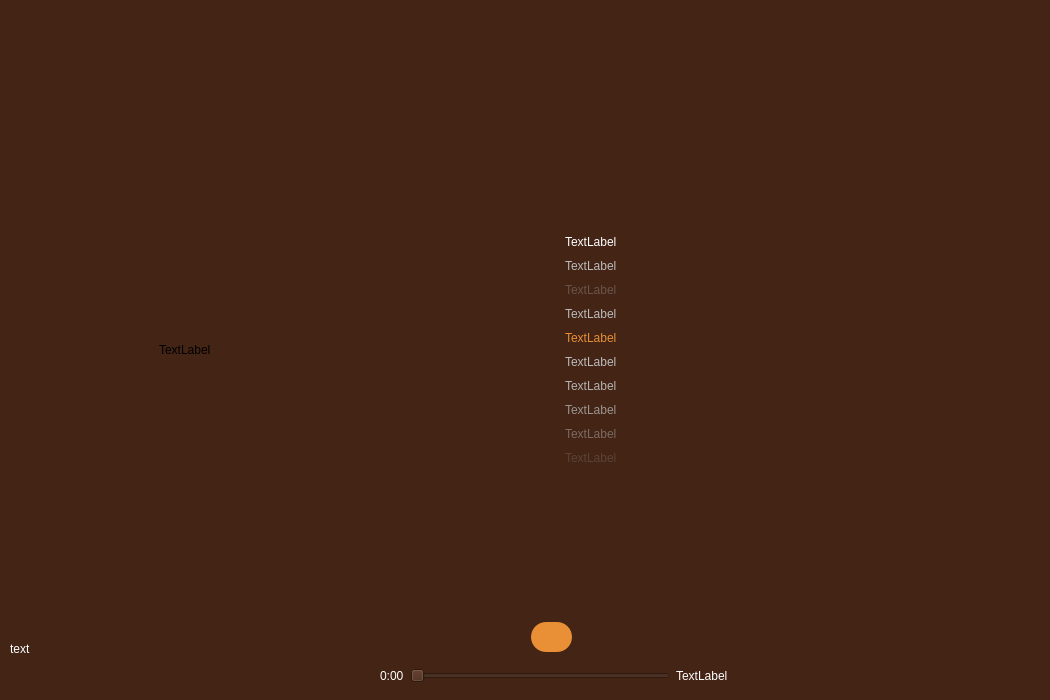
<?xml version="1.0" encoding="UTF-8"?>
<ui version="4.0">
 <class>Lyrics</class>
 <widget class="QWidget" name="Lyrics">
  <property name="geometry">
   <rect>
    <x>0</x>
    <y>0</y>
    <width>1050</width>
    <height>700</height>
   </rect>
  </property>
  <property name="windowTitle">
   <string>Form</string>
  </property>
  <property name="styleSheet">
   <string notr="true">background-color: rgb(67, 36, 21);</string>
  </property>
  <layout class="QGridLayout" name="gridLayout_2">
   <property name="leftMargin">
    <number>0</number>
   </property>
   <property name="topMargin">
    <number>0</number>
   </property>
   <property name="rightMargin">
    <number>0</number>
   </property>
   <property name="bottomMargin">
    <number>0</number>
   </property>
   <property name="spacing">
    <number>0</number>
   </property>
   <item row="0" column="0">
    <layout class="QVBoxLayout" name="verticalLayout" stretch="1,7,1">
     <property name="spacing">
      <number>0</number>
     </property>
     <item>
      <widget class="QWidget" name="widget" native="true">
       <property name="styleSheet">
        <string notr="true">border: none;</string>
       </property>
       <layout class="QGridLayout" name="gridLayout">
        <item row="0" column="0">
         <layout class="QHBoxLayout" name="horizontalLayout_2">
          <property name="spacing">
           <number>0</number>
          </property>
          <item>
           <widget class="QLabel" name="label">
            <property name="minimumSize">
             <size>
              <width>15</width>
              <height>0</height>
             </size>
            </property>
            <property name="maximumSize">
             <size>
              <width>15</width>
              <height>16777215</height>
             </size>
            </property>
            <property name="styleSheet">
             <string notr="true">background-color: rgba(255, 255, 255,0);</string>
            </property>
            <property name="text">
             <string/>
            </property>
           </widget>
          </item>
          <item>
           <widget class="QPushButton" name="pushButton">
            <property name="minimumSize">
             <size>
              <width>25</width>
              <height>25</height>
             </size>
            </property>
            <property name="maximumSize">
             <size>
              <width>25</width>
              <height>25</height>
             </size>
            </property>
            <property name="styleSheet">
             <string notr="true">background-color: rgba(255, 255, 255,0);</string>
            </property>
            <property name="text">
             <string/>
            </property>
           </widget>
          </item>
          <item>
           <spacer name="horizontalSpacer">
            <property name="orientation">
             <enum>Qt::Horizontal</enum>
            </property>
            <property name="sizeHint" stdset="0">
             <size>
              <width>768</width>
              <height>20</height>
             </size>
            </property>
           </spacer>
          </item>
          <item>
           <layout class="QHBoxLayout" name="horizontalLayout">
            <property name="spacing">
             <number>13</number>
            </property>
            <item>
             <widget class="QPushButton" name="pushButton_2">
              <property name="minimumSize">
               <size>
                <width>15</width>
                <height>15</height>
               </size>
              </property>
              <property name="maximumSize">
               <size>
                <width>15</width>
                <height>15</height>
               </size>
              </property>
              <property name="styleSheet">
               <string notr="true">background-color: rgba(255, 255, 255,0);</string>
              </property>
              <property name="text">
               <string/>
              </property>
             </widget>
            </item>
            <item>
             <widget class="QPushButton" name="pushButton_3">
              <property name="minimumSize">
               <size>
                <width>15</width>
                <height>15</height>
               </size>
              </property>
              <property name="maximumSize">
               <size>
                <width>15</width>
                <height>15</height>
               </size>
              </property>
              <property name="styleSheet">
               <string notr="true">background-color: rgba(255, 255, 255,0);</string>
              </property>
              <property name="text">
               <string/>
              </property>
             </widget>
            </item>
            <item>
             <widget class="QPushButton" name="pushButton_4">
              <property name="minimumSize">
               <size>
                <width>15</width>
                <height>15</height>
               </size>
              </property>
              <property name="maximumSize">
               <size>
                <width>15</width>
                <height>15</height>
               </size>
              </property>
              <property name="styleSheet">
               <string notr="true">background-color: rgba(255, 255, 255,0);</string>
              </property>
              <property name="text">
               <string/>
              </property>
             </widget>
            </item>
           </layout>
          </item>
         </layout>
        </item>
       </layout>
      </widget>
     </item>
     <item>
      <widget class="QWidget" name="widget_2" native="true">
       <property name="styleSheet">
        <string notr="true">border: none;</string>
       </property>
       <layout class="QGridLayout" name="gridLayout_4">
        <item row="0" column="0">
         <layout class="QHBoxLayout" name="horizontalLayout_8">
          <property name="spacing">
           <number>0</number>
          </property>
          <item>
           <widget class="QLabel" name="label_20">
            <property name="minimumSize">
             <size>
              <width>150</width>
              <height>0</height>
             </size>
            </property>
            <property name="maximumSize">
             <size>
              <width>250</width>
              <height>16777215</height>
             </size>
            </property>
            <property name="styleSheet">
             <string notr="true">background-color: rgba(255, 255, 255, 0);</string>
            </property>
            <property name="text">
             <string/>
            </property>
           </widget>
          </item>
          <item>
           <layout class="QVBoxLayout" name="verticalLayout_5">
            <item>
             <spacer name="verticalSpacer">
              <property name="orientation">
               <enum>Qt::Vertical</enum>
              </property>
              <property name="sizeHint" stdset="0">
               <size>
                <width>20</width>
                <height>40</height>
               </size>
              </property>
             </spacer>
            </item>
            <item>
             <widget class="QLabel" name="label_3">
              <property name="minimumSize">
               <size>
                <width>330</width>
                <height>330</height>
               </size>
              </property>
              <property name="maximumSize">
               <size>
                <width>330</width>
                <height>330</height>
               </size>
              </property>
              <property name="text">
               <string>TextLabel</string>
              </property>
              <property name="scaledContents">
               <bool>true</bool>
              </property>
             </widget>
            </item>
            <item>
             <spacer name="verticalSpacer_2">
              <property name="orientation">
               <enum>Qt::Vertical</enum>
              </property>
              <property name="sizeHint" stdset="0">
               <size>
                <width>20</width>
                <height>40</height>
               </size>
              </property>
             </spacer>
            </item>
           </layout>
          </item>
          <item>
           <spacer name="horizontalSpacer_5">
            <property name="orientation">
             <enum>Qt::Horizontal</enum>
            </property>
            <property name="sizeHint" stdset="0">
             <size>
              <width>40</width>
              <height>20</height>
             </size>
            </property>
           </spacer>
          </item>
          <item>
           <layout class="QVBoxLayout" name="verticalLayout_4">
            <property name="spacing">
             <number>10</number>
            </property>
            <item>
             <spacer name="verticalSpacer_3">
              <property name="orientation">
               <enum>Qt::Vertical</enum>
              </property>
              <property name="sizeHint" stdset="0">
               <size>
                <width>20</width>
                <height>40</height>
               </size>
              </property>
             </spacer>
            </item>
            <item>
             <widget class="QLabel" name="label_4">
              <property name="minimumSize">
               <size>
                <width>400</width>
                <height>0</height>
               </size>
              </property>
              <property name="maximumSize">
               <size>
                <width>400</width>
                <height>16777215</height>
               </size>
              </property>
              <property name="styleSheet">
               <string notr="true">color: rgb(255, 255, 255);
font: 20pt &quot;Microsoft YaHei UI&quot;;
background-color: rgba(255, 255, 255, 0);</string>
              </property>
              <property name="text">
               <string>TextLabel</string>
              </property>
             </widget>
            </item>
            <item>
             <widget class="QLabel" name="label_5">
              <property name="minimumSize">
               <size>
                <width>400</width>
                <height>0</height>
               </size>
              </property>
              <property name="maximumSize">
               <size>
                <width>400</width>
                <height>16777215</height>
               </size>
              </property>
              <property name="styleSheet">
               <string notr="true">color: rgb(187, 187, 187);
font: 10pt &quot;Microsoft YaHei UI&quot;;
background-color: rgba(255, 255, 255, 0);</string>
              </property>
              <property name="text">
               <string>TextLabel</string>
              </property>
             </widget>
            </item>
            <item>
             <widget class="QLabel" name="label_6">
              <property name="minimumSize">
               <size>
                <width>400</width>
                <height>0</height>
               </size>
              </property>
              <property name="maximumSize">
               <size>
                <width>400</width>
                <height>16777215</height>
               </size>
              </property>
              <property name="styleSheet">
               <string notr="true">color: rgba(187, 187, 187,80);
font: 14pt &quot;Microsoft YaHei UI&quot;;
background-color: rgba(255, 255, 255, 0);</string>
              </property>
              <property name="text">
               <string>TextLabel</string>
              </property>
              <property name="wordWrap">
               <bool>true</bool>
              </property>
             </widget>
            </item>
            <item>
             <widget class="QLabel" name="label_7">
              <property name="minimumSize">
               <size>
                <width>400</width>
                <height>0</height>
               </size>
              </property>
              <property name="maximumSize">
               <size>
                <width>400</width>
                <height>16777215</height>
               </size>
              </property>
              <property name="styleSheet">
               <string notr="true">color: rgba(187, 187, 187,255);
font: 14pt &quot;Microsoft YaHei UI&quot;;
background-color: rgba(255, 255, 255, 0);</string>
              </property>
              <property name="text">
               <string>TextLabel</string>
              </property>
              <property name="wordWrap">
               <bool>true</bool>
              </property>
             </widget>
            </item>
            <item>
             <widget class="QLabel" name="label_8">
              <property name="minimumSize">
               <size>
                <width>400</width>
                <height>0</height>
               </size>
              </property>
              <property name="maximumSize">
               <size>
                <width>400</width>
                <height>16777215</height>
               </size>
              </property>
              <property name="styleSheet">
               <string notr="true">color: rgb(233, 143, 54);
font: 14pt &quot;Microsoft YaHei UI&quot;;
background-color: rgba(255, 255, 255, 0);</string>
              </property>
              <property name="text">
               <string>TextLabel</string>
              </property>
              <property name="wordWrap">
               <bool>true</bool>
              </property>
             </widget>
            </item>
            <item>
             <widget class="QLabel" name="label_9">
              <property name="minimumSize">
               <size>
                <width>400</width>
                <height>0</height>
               </size>
              </property>
              <property name="maximumSize">
               <size>
                <width>400</width>
                <height>16777215</height>
               </size>
              </property>
              <property name="styleSheet">
               <string notr="true">color: rgba(187, 187, 187,255);
font: 14pt &quot;Microsoft YaHei UI&quot;;
background-color: rgba(255, 255, 255, 0);</string>
              </property>
              <property name="text">
               <string>TextLabel</string>
              </property>
              <property name="wordWrap">
               <bool>true</bool>
              </property>
             </widget>
            </item>
            <item>
             <widget class="QLabel" name="label_16">
              <property name="minimumSize">
               <size>
                <width>400</width>
                <height>0</height>
               </size>
              </property>
              <property name="maximumSize">
               <size>
                <width>400</width>
                <height>16777215</height>
               </size>
              </property>
              <property name="styleSheet">
               <string notr="true">color: rgba(187, 187, 187,240);
font: 14pt &quot;Microsoft YaHei UI&quot;;
background-color: rgba(255, 255, 255, 0);</string>
              </property>
              <property name="text">
               <string>TextLabel</string>
              </property>
              <property name="wordWrap">
               <bool>true</bool>
              </property>
             </widget>
            </item>
            <item>
             <widget class="QLabel" name="label_17">
              <property name="minimumSize">
               <size>
                <width>400</width>
                <height>0</height>
               </size>
              </property>
              <property name="maximumSize">
               <size>
                <width>400</width>
                <height>16777215</height>
               </size>
              </property>
              <property name="styleSheet">
               <string notr="true">color: rgba(187, 187, 187,190);
font: 14pt &quot;Microsoft YaHei UI&quot;;
background-color: rgba(255, 255, 255, 0);</string>
              </property>
              <property name="text">
               <string>TextLabel</string>
              </property>
              <property name="wordWrap">
               <bool>true</bool>
              </property>
             </widget>
            </item>
            <item>
             <widget class="QLabel" name="label_18">
              <property name="minimumSize">
               <size>
                <width>400</width>
                <height>0</height>
               </size>
              </property>
              <property name="maximumSize">
               <size>
                <width>400</width>
                <height>16777215</height>
               </size>
              </property>
              <property name="styleSheet">
               <string notr="true">color: rgba(187, 187, 187,120);
font: 14pt &quot;Microsoft YaHei UI&quot;;
background-color: rgba(255, 255, 255, 0);</string>
              </property>
              <property name="text">
               <string>TextLabel</string>
              </property>
              <property name="wordWrap">
               <bool>true</bool>
              </property>
             </widget>
            </item>
            <item>
             <widget class="QLabel" name="label_19">
              <property name="minimumSize">
               <size>
                <width>400</width>
                <height>0</height>
               </size>
              </property>
              <property name="maximumSize">
               <size>
                <width>400</width>
                <height>16777215</height>
               </size>
              </property>
              <property name="styleSheet">
               <string notr="true">color: rgba(187, 187, 187,50);
font: 14pt &quot;Microsoft YaHei UI&quot;;
background-color: rgba(255, 255, 255, 0);</string>
              </property>
              <property name="text">
               <string>TextLabel</string>
              </property>
              <property name="wordWrap">
               <bool>true</bool>
              </property>
             </widget>
            </item>
            <item>
             <spacer name="verticalSpacer_4">
              <property name="orientation">
               <enum>Qt::Vertical</enum>
              </property>
              <property name="sizeHint" stdset="0">
               <size>
                <width>20</width>
                <height>40</height>
               </size>
              </property>
             </spacer>
            </item>
           </layout>
          </item>
          <item>
           <spacer name="horizontalSpacer_7">
            <property name="orientation">
             <enum>Qt::Horizontal</enum>
            </property>
            <property name="sizeHint" stdset="0">
             <size>
              <width>40</width>
              <height>20</height>
             </size>
            </property>
           </spacer>
          </item>
         </layout>
        </item>
       </layout>
      </widget>
     </item>
     <item>
      <widget class="QWidget" name="widget_3" native="true">
       <property name="styleSheet">
        <string notr="true">border: none;</string>
       </property>
       <layout class="QGridLayout" name="gridLayout_3">
        <property name="leftMargin">
         <number>0</number>
        </property>
        <property name="topMargin">
         <number>0</number>
        </property>
        <property name="rightMargin">
         <number>0</number>
        </property>
        <property name="bottomMargin">
         <number>0</number>
        </property>
        <property name="spacing">
         <number>0</number>
        </property>
        <item row="0" column="0">
         <layout class="QHBoxLayout" name="horizontalLayout_7">
          <property name="spacing">
           <number>4</number>
          </property>
          <property name="leftMargin">
           <number>10</number>
          </property>
          <property name="rightMargin">
           <number>10</number>
          </property>
          <item>
           <layout class="QVBoxLayout" name="verticalLayout_2" stretch="2,1">
            <item>
             <widget class="QLabel" name="label_2">
              <property name="minimumSize">
               <size>
                <width>200</width>
                <height>0</height>
               </size>
              </property>
              <property name="maximumSize">
               <size>
                <width>200</width>
                <height>16777215</height>
               </size>
              </property>
              <property name="styleSheet">
               <string notr="true">color: rgb(255, 255, 255);
font: 290 10pt &quot;Microsoft YaHei UI&quot;;
background-color: rgba(255, 255, 255, 0);</string>
              </property>
              <property name="text">
               <string>text</string>
              </property>
             </widget>
            </item>
            <item>
             <layout class="QHBoxLayout" name="horizontalLayout_3">
              <property name="spacing">
               <number>15</number>
              </property>
              <item>
               <widget class="QPushButton" name="pushButton_5">
                <property name="minimumSize">
                 <size>
                  <width>20</width>
                  <height>20</height>
                 </size>
                </property>
                <property name="maximumSize">
                 <size>
                  <width>20</width>
                  <height>20</height>
                 </size>
                </property>
                <property name="styleSheet">
                 <string notr="true">background-color: rgba(255, 255, 255,0);</string>
                </property>
                <property name="text">
                 <string/>
                </property>
               </widget>
              </item>
              <item>
               <widget class="QPushButton" name="pushButton_6">
                <property name="minimumSize">
                 <size>
                  <width>20</width>
                  <height>20</height>
                 </size>
                </property>
                <property name="maximumSize">
                 <size>
                  <width>20</width>
                  <height>20</height>
                 </size>
                </property>
                <property name="styleSheet">
                 <string notr="true">background-color: rgba(255, 255, 255,0);</string>
                </property>
                <property name="text">
                 <string/>
                </property>
               </widget>
              </item>
              <item>
               <spacer name="horizontalSpacer_2">
                <property name="orientation">
                 <enum>Qt::Horizontal</enum>
                </property>
                <property name="sizeHint" stdset="0">
                 <size>
                  <width>40</width>
                  <height>20</height>
                 </size>
                </property>
               </spacer>
              </item>
             </layout>
            </item>
           </layout>
          </item>
          <item>
           <spacer name="horizontalSpacer_3">
            <property name="orientation">
             <enum>Qt::Horizontal</enum>
            </property>
            <property name="sizeHint" stdset="0">
             <size>
              <width>40</width>
              <height>20</height>
             </size>
            </property>
           </spacer>
          </item>
          <item>
           <layout class="QVBoxLayout" name="verticalLayout_3" stretch="3,1">
            <property name="spacing">
             <number>0</number>
            </property>
            <item>
             <layout class="QHBoxLayout" name="horizontalLayout_4">
              <item>
               <widget class="QPushButton" name="pushButton_12">
                <property name="minimumSize">
                 <size>
                  <width>20</width>
                  <height>20</height>
                 </size>
                </property>
                <property name="maximumSize">
                 <size>
                  <width>20</width>
                  <height>20</height>
                 </size>
                </property>
                <property name="styleSheet">
                 <string notr="true">background-color: rgba(255, 255, 255,0);</string>
                </property>
                <property name="text">
                 <string/>
                </property>
               </widget>
              </item>
              <item>
               <widget class="QLabel" name="label_12">
                <property name="minimumSize">
                 <size>
                  <width>61</width>
                  <height>0</height>
                 </size>
                </property>
                <property name="maximumSize">
                 <size>
                  <width>61</width>
                  <height>16777215</height>
                 </size>
                </property>
                <property name="styleSheet">
                 <string notr="true">background-color: rgba(255, 255, 255, 0);</string>
                </property>
                <property name="text">
                 <string/>
                </property>
               </widget>
              </item>
              <item>
               <widget class="QPushButton" name="pushButton_13">
                <property name="minimumSize">
                 <size>
                  <width>30</width>
                  <height>30</height>
                 </size>
                </property>
                <property name="maximumSize">
                 <size>
                  <width>30</width>
                  <height>30</height>
                 </size>
                </property>
                <property name="styleSheet">
                 <string notr="true">background-color: rgba(255, 255, 255,0);</string>
                </property>
                <property name="text">
                 <string/>
                </property>
               </widget>
              </item>
              <item>
               <widget class="QLabel" name="label_14">
                <property name="minimumSize">
                 <size>
                  <width>15</width>
                  <height>0</height>
                 </size>
                </property>
                <property name="maximumSize">
                 <size>
                  <width>15</width>
                  <height>16777215</height>
                 </size>
                </property>
                <property name="text">
                 <string/>
                </property>
               </widget>
              </item>
              <item>
               <widget class="QPushButton" name="pushButton_14">
                <property name="minimumSize">
                 <size>
                  <width>41</width>
                  <height>30</height>
                 </size>
                </property>
                <property name="maximumSize">
                 <size>
                  <width>41</width>
                  <height>30</height>
                 </size>
                </property>
                <property name="styleSheet">
                 <string notr="true">border-radius:15px;
background-color: rgb(233, 143, 54);</string>
                </property>
                <property name="text">
                 <string/>
                </property>
                <property name="icon">
                 <iconset resource="111.qrc">
                  <normaloff>:/icon/43.png</normaloff>:/icon/43.png</iconset>
                </property>
                <property name="iconSize">
                 <size>
                  <width>20</width>
                  <height>20</height>
                 </size>
                </property>
               </widget>
              </item>
              <item>
               <widget class="QLabel" name="label_15">
                <property name="minimumSize">
                 <size>
                  <width>15</width>
                  <height>0</height>
                 </size>
                </property>
                <property name="maximumSize">
                 <size>
                  <width>15</width>
                  <height>16777215</height>
                 </size>
                </property>
                <property name="text">
                 <string/>
                </property>
               </widget>
              </item>
              <item>
               <widget class="QPushButton" name="pushButton_15">
                <property name="minimumSize">
                 <size>
                  <width>30</width>
                  <height>30</height>
                 </size>
                </property>
                <property name="maximumSize">
                 <size>
                  <width>30</width>
                  <height>30</height>
                 </size>
                </property>
                <property name="styleSheet">
                 <string notr="true">background-color: rgba(255, 255, 255,0);</string>
                </property>
                <property name="text">
                 <string/>
                </property>
               </widget>
              </item>
              <item>
               <widget class="QLabel" name="label_13">
                <property name="minimumSize">
                 <size>
                  <width>61</width>
                  <height>0</height>
                 </size>
                </property>
                <property name="maximumSize">
                 <size>
                  <width>61</width>
                  <height>16777215</height>
                 </size>
                </property>
                <property name="styleSheet">
                 <string notr="true">background-color: rgba(255, 255, 255, 0);</string>
                </property>
                <property name="text">
                 <string/>
                </property>
               </widget>
              </item>
              <item>
               <widget class="QPushButton" name="pushButton_16">
                <property name="minimumSize">
                 <size>
                  <width>20</width>
                  <height>20</height>
                 </size>
                </property>
                <property name="maximumSize">
                 <size>
                  <width>20</width>
                  <height>20</height>
                 </size>
                </property>
                <property name="styleSheet">
                 <string notr="true">background-color: rgba(255, 255, 255,0);</string>
                </property>
                <property name="text">
                 <string/>
                </property>
               </widget>
              </item>
             </layout>
            </item>
            <item>
             <layout class="QHBoxLayout" name="horizontalLayout_5">
              <property name="spacing">
               <number>6</number>
              </property>
              <item>
               <widget class="QLabel" name="label_10">
                <property name="styleSheet">
                 <string notr="true">color: rgb(255, 255, 255);</string>
                </property>
                <property name="text">
                 <string>0:00</string>
                </property>
               </widget>
              </item>
              <item>
               <widget class="QSlider" name="horizontalSlider">
                <property name="minimumSize">
                 <size>
                  <width>260</width>
                  <height>15</height>
                 </size>
                </property>
                <property name="maximumSize">
                 <size>
                  <width>260</width>
                  <height>15</height>
                 </size>
                </property>
                <property name="orientation">
                 <enum>Qt::Horizontal</enum>
                </property>
               </widget>
              </item>
              <item>
               <widget class="QLabel" name="label_111">
                <property name="styleSheet">
                 <string notr="true">color: rgb(255, 255, 255);</string>
                </property>
                <property name="text">
                 <string>TextLabel</string>
                </property>
               </widget>
              </item>
             </layout>
            </item>
           </layout>
          </item>
          <item>
           <spacer name="horizontalSpacer_4">
            <property name="orientation">
             <enum>Qt::Horizontal</enum>
            </property>
            <property name="sizeHint" stdset="0">
             <size>
              <width>218</width>
              <height>20</height>
             </size>
            </property>
           </spacer>
          </item>
          <item>
           <layout class="QHBoxLayout" name="horizontalLayout_6">
            <property name="spacing">
             <number>15</number>
            </property>
            <item>
             <widget class="QPushButton" name="pushButton_7">
              <property name="minimumSize">
               <size>
                <width>20</width>
                <height>20</height>
               </size>
              </property>
              <property name="maximumSize">
               <size>
                <width>20</width>
                <height>20</height>
               </size>
              </property>
              <property name="styleSheet">
               <string notr="true">background-color: rgba(255, 255, 255, 0);</string>
              </property>
              <property name="text">
               <string/>
              </property>
             </widget>
            </item>
            <item>
             <widget class="QPushButton" name="pushButton_8">
              <property name="minimumSize">
               <size>
                <width>20</width>
                <height>20</height>
               </size>
              </property>
              <property name="maximumSize">
               <size>
                <width>20</width>
                <height>20</height>
               </size>
              </property>
              <property name="styleSheet">
               <string notr="true">background-color: rgba(255, 255, 255, 0);</string>
              </property>
              <property name="text">
               <string/>
              </property>
             </widget>
            </item>
            <item>
             <widget class="QPushButton" name="pushButton_9">
              <property name="minimumSize">
               <size>
                <width>20</width>
                <height>20</height>
               </size>
              </property>
              <property name="maximumSize">
               <size>
                <width>20</width>
                <height>20</height>
               </size>
              </property>
              <property name="styleSheet">
               <string notr="true">background-color: rgba(255, 255, 255, 0);</string>
              </property>
              <property name="text">
               <string/>
              </property>
             </widget>
            </item>
           </layout>
          </item>
         </layout>
        </item>
       </layout>
      </widget>
     </item>
    </layout>
   </item>
  </layout>
 </widget>
 <resources>
  <include location="111.qrc"/>
 </resources>
 <connections/>
</ui>
